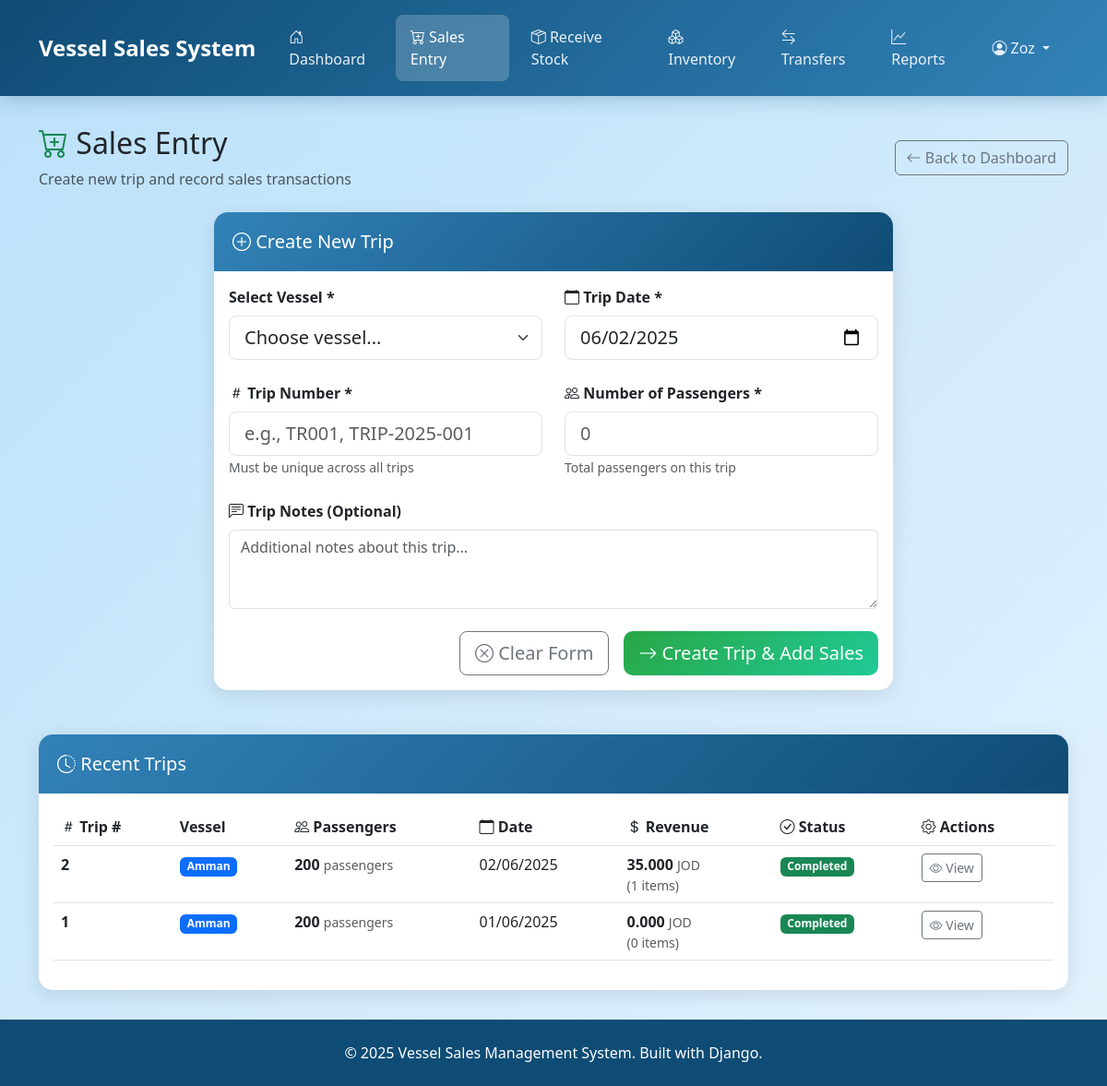
The app's page /sales/ (signed in) with its own data.
### transactions/models.py (models this page shows, shortened)
class Trip(models.Model):
    trip_number = models.CharField(
        max_length=50,
        unique=True,
        help_text="Unique trip identifier (e.g., TR001, TRIP-2025-001)"
    )
    vessel = models.ForeignKey(
        Vessel,
        on_delete=models.PROTECT,
        related_name='trips'
    )
    passenger_count = models.IntegerField(
        validators=[MinValueValidator(1)],
        help_text="Number of passengers on this trip"
    )
    trip_date = models.DateField(
        help_text="Date of the trip"
    )
    notes = models.TextField(
        blank=True,
        help_text="Additional notes about this trip"
    )
    is_completed = models.BooleanField(
        default=False,
        help_text="Whether all sales for this trip have been recorded"
    )
    created_at = models.DateTimeField(auto_now_add=True)
    updated_at = models.DateTimeField(auto_now=True)
    created_by = models.ForeignKey(User, on_delete=models.SET_NULL, null=True, blank=True)
    class Meta:
        ordering = ['-trip_date', '-created_at']
        verbose_name = 'Trip'
        verbose_name_plural = 'Trips'
    @property
    def total_revenue(self):
        return self.sales_transactions.aggregate(
            total=Sum(F('unit_price') * F('quantity'))
        )['total'] or 0
    @property
    def transaction_count(self):
        return self.sales_transactions.count()

### vessels/models.py (models this page shows, shortened)
class Vessel(models.Model):
    name = models.CharField(max_length=50, unique=True)
    has_duty_free = models.BooleanField(default=False)
    active = models.BooleanField(default=True)
    created_at = models.DateTimeField(auto_now_add=True)
    updated_at = models.DateTimeField(auto_now=True)
    created_by = models.ForeignKey(User, on_delete=models.SET_NULL, null=True, blank=True)
    class Meta:
        ordering = ['name']
        verbose_name = 'Vessel'
        verbose_name_plural = 'Vessels'

### frontend/views.py (the view, shortened to what this page needs)
# urls.py: path('sales/', views.sales_entry, name='sales_entry'),  # Step 1: Create trip
@login_required
def sales_entry(request):
    if request.method == 'GET':
        vessels = Vessel.objects.filter(active=True).order_by('name')
        recent_trips = Trip.objects.select_related('vessel', 'created_by').order_by('-created_at')[:10]
        context = {
            'vessels': vessels,
            'recent_trips': recent_trips,
            'today': date.today(),
        }
        return render(request, 'frontend/sales_entry.html', context)

### templates/frontend/sales_entry.html (shortened to what this page needs)
{% extends 'frontend/base.html' %}
{% load i18n %}
{% block content %}
<div class="row mb-4">
    <div class="col-12">
        <div class="d-flex justify-content-between align-items-center">
            <div>
                <h2>
                    <i class="bi bi-cart-plus text-success"></i>
                    {% trans "Sales Entry" %}
                </h2>
                <p class="text-muted mb-0">{% trans "Create new trip and record sales transactions" %}</p>
            </div>
            <a href="{% url 'frontend:dashboard' %}" class="btn btn-outline-secondary">
                <i class="bi bi-arrow-left"></i> {% trans "Back to Dashboard" %}
            </a>
        </div>
    </div>
</div>
<div class="row">
    <div class="col-lg-8 mx-auto">
        <div class="card">
            <div class="card-header">
                <h5 class="mb-0">
                    <i class="bi bi-plus-circle"></i> {% trans "Create New Trip" %}
                </h5>
            </div>
            <div class="card-body">
                <form method="POST" id="tripForm">
                    <div class="row mb-4">
                        <div class="col-md-6">
                            <label class="form-label fw-bold">
                                 {% trans "Select Vessel" %} *
                            </label>
                            <select class="form-select form-select-lg" name="vessel" required>
                                <option value="">{% trans "Choose vessel..." %}</option>
                            </select>
                        </div>
                        <div class="col-md-6">
                            <label class="form-label fw-bold">
                                <i class="bi bi-calendar"></i> {% trans "Trip Date" %} *
                            </label>
                            <input type="date" class="form-control form-control-lg" name="trip_date" value="{{ today|date:'Y-m-d' }}" required>
                        </div>
                    </div>
                    <div class="row mb-4">
                        <div class="col-md-6">
                            <label class="form-label fw-bold">
                                <i class="bi bi-hash"></i> {% trans "Trip Number" %} *
                            </label>
                            <input type="text" class="form-control form-control-lg" name="trip_number"
                                   placeholder="{% trans 'e.g., TR001, TRIP-2025-001' %}" required>
                            <small class="text-muted">{% trans "Must be unique across all trips" %}</small>
                        </div>
                        <div class="col-md-6">
                            <label class="form-label fw-bold">
                                <i class="bi bi-people"></i> {% trans "Number of Passengers" %} *
                            </label>
                            <input type="number" class="form-control form-control-lg" name="passenger_count"
                                   placeholder="0" min="1" step="1" required>
                            <small class="text-muted">{% trans "Total passengers on this trip" %}</small>
                        </div>
                    </div>
                    <div class="mb-4">
                        <label class="form-label fw-bold">
                            <i class="bi bi-chat-left-text"></i> {% trans "Trip Notes (Optional)" %}
                        </label>
                        <textarea class="form-control" name="notes" rows="3"
                                  placeholder="{% trans 'Additional notes about this trip...' %}"></textarea>
                    </div>
                    <div class="d-grid gap-2 d-md-flex justify-content-md-end">
                        <button type="button" class="btn btn-outline-secondary btn-lg me-md-2" onclick="clearForm()">
                            <i class="bi bi-x-circle"></i> {% trans "Clear Form" %}
                        </button>
                        <button type="submit" class="btn btn-success btn-lg">
                            <i class="bi bi-arrow-right"></i> {% trans "Create Trip & Add Sales" %}
                        </button>
                    </div>
                </form>
            </div>
        </div>
    </div>
</div>
<div class="row mt-5">
    <div class="col-12">
        <div class="card">
            <div class="card-header">
                <h5 class="mb-0">
                    <i class="bi bi-clock-history"></i> {% trans "Recent Trips" %}
                </h5>
            </div>
            <div class="card-body">
                <div class="table-responsive">
                    <table class="table table-hover">
                        <thead>
                            <tr>
                                <th><i class="bi bi-hash"></i> {% trans "Trip #" %}</th>
                                <th> {% trans "Vessel" %}</th>
                                <th><i class="bi bi-people"></i> {% trans "Passengers" %}</th>
                                <th><i class="bi bi-calendar"></i> {% trans "Date" %}</th>
                                <th><i class="bi bi-currency-dollar"></i> {% trans "Revenue" %}</th>
                                <th><i class="bi bi-check-circle"></i> {% trans "Status" %}</th>
                                <th><i class="bi bi-gear"></i> {% trans "Actions" %}</th>
                            </tr>
                        </thead>
                        <tbody>
                            {% for trip in recent_trips %}
                            <tr>
                                <td>
                                    <strong>{{ trip.trip_number }}</strong>
                                </td>
                                <td>
                                    <span class="badge {% if trip.vessel.name|lower == 'amman' %}bg-primary{% elif trip.vessel.name|lower == 'aylah' %}bg-danger{% elif trip.vessel.name|lower == 'sinaa' %}bg-success{% elif trip.vessel.name|lower == 'nefertiti' %}bg-secondary{% elif trip.vessel.name|lower == 'babel' %}bg-warning{% elif trip.vessel.name|lower == 'dahab' %}bg-info{% else %}bg-primary{% endif %}">{{ trip.vessel.name }}</span>
                                </td>
                                <td>
                                    <span class="fw-bold">{{ trip.passenger_count }}</span>
                                    <small class="text-muted">{% trans "passengers" %}</small>
                                </td>
                                <td>
                                    {{ trip.trip_date|date:"d/m/Y" }}
                                </td>
                                <td>
                                    <span class="fw-bold">{{ trip.total_revenue|floatformat:3 }}</span>
                                    <small class="text-muted">JOD</small>
                                    <small class="text-muted d-block">({{ trip.transaction_count }} {% trans "items" %})</small>
                                </td>
                                <td>
                                    {% if trip.is_completed %}
                                        <span class="badge bg-success">{% trans "Completed" %}</span>
                                    {% else %}
                                        <span class="badge bg-warning">{% trans "In Progress" %}</span>
                                    {% endif %}
                                </td>
                                <td>
                                    {% if not trip.is_completed %}
                                        <a href="{% url 'frontend:trip_sales' trip.id %}" class="btn btn-primary btn-sm">
                                            <i class="bi bi-plus"></i> {% trans "Add Sales" %}
                                        </a>
                                    {% else %}
                                        <button class="btn btn-outline-secondary btn-sm" onclick="viewTripDetails({{ trip.id }})">
                                            <i class="bi bi-eye"></i> {% trans "View" %}
                                        </button>
                                    {% endif %}
                                </td>
                            </tr>
                            {% endfor %}
                        </tbody>
                    </table>
                </div>
            </div>
        </div>
    </div>
</div>
{% endblock %}

### templates/frontend/base.html (shortened to what this page needs)
<!DOCTYPE html>
<html lang="en">
<head>
    <link href="https://cdn.jsdelivr.net/npm/bootstrap@5.3.0/dist/css/bootstrap.min.css" rel="stylesheet">
    <link href="https://cdn.jsdelivr.net/npm/bootstrap-icons@1.10.0/font/bootstrap-icons.css" rel="stylesheet">
</head>
<body>
    <nav class="navbar navbar-expand-lg">
        <div class="container">
            <a class="navbar-brand" href="{% url 'frontend:dashboard' %}">
                 Vessel Sales System
            </a>
            <div class="collapse navbar-collapse" id="navbarNav">
                <ul class="navbar-nav me-auto">
                    <li class="nav-item">
                        <a class="nav-link {% if request.resolver_match.url_name == 'dashboard' %}active{% endif %}"
                           href="{% url 'frontend:dashboard' %}">
                            <i class="bi bi-house-door"></i> Dashboard
                        </a>
                    </li>
                    <li class="nav-item">
                        <a class="nav-link {% if request.resolver_match.url_name == 'sales_entry' %}active{% endif %}"
                           href="{% url 'frontend:sales_entry' %}">
                            <i class="bi bi-cart-plus"></i> Sales Entry
                        </a>
                    </li>
                    <li class="nav-item">
                        <a class="nav-link {% if request.resolver_match.url_name == 'supply_entry' %}active{% endif %}"
                        href="{% url 'frontend:supply_entry' %}">
                            <i class="bi bi-box-seam"></i> Receive Stock
                        </a>
                    </li>
                    <li class="nav-item">
                        <a class="nav-link {% if request.resolver_match.url_name == 'inventory_check' %}active{% endif %}"
                           href="{% url 'frontend:inventory_check' %}">
                            <i class="bi bi-boxes"></i> Inventory
                        </a>
                    </li>
                    <li class="nav-item">
                        <a class="nav-link {% if request.resolver_match.url_name == 'transfer_center' %}active{% endif %}"
                           href="{% url 'frontend:transfer_center' %}">
                            <i class="bi bi-arrow-left-right"></i> Transfers
                        </a>
                    </li>
                    <li class="nav-item">
                        <a class="nav-link {% if 'reports' in request.resolver_match.url_name %}active{% endif %}"
                           href="{% url 'frontend:reports_dashboard' %}">
                            <i class="bi bi-graph-up"></i> Reports
                        </a>
                    </li>
                </ul>
                <ul class="navbar-nav">
                    <li class="nav-item dropdown">
                        <a class="nav-link dropdown-toggle" href="#" id="navbarDropdown" role="button" data-bs-toggle="dropdown">
                            <i class="bi bi-person-circle"></i> {{ user.username }}
                        </a>
                    </li>
                </ul>
            </div>
        </div>
    </nav>
    <div class="main-content">
        <div class="container">
            {% block content %}{% endblock %}
        </div>
    </div>
    <footer class="footer">
        <div class="container">
            <p class="mb-0">&copy; 2025 Vessel Sales Management System. Built with Django.</p>
        </div>
    </footer>
</body>
</html>

### templates/frontend/base.html (style rules this page uses)
:root { --primary-blue: #0f4c75; --secondary-blue: #3282b8; --accent-blue: #bbe1fa; --success-green: #28a745; --warning-orange: #fd7e14; --danger-red: #dc3545; --light-gray: #f8f9fa; --dark-gray: #6c757d; }
body { font-family: 'Segoe UI', Tahoma, Geneva, Verdana, sans-serif; background: linear-gradient(135deg, var(--accent-blue) 0%, #e3f2fd 100%); min-height: 100vh; }
.navbar { background: linear-gradient(135deg, var(--primary-blue) 0%, var(--secondary-blue) 100%); box-shadow: 0 2px 20px rgba(15, 76, 117, 0.3); padding: 1rem 0; }
.navbar-brand { font-weight: bold; font-size: 1.5rem; color: white !important; }
.nav-link { color: rgba(255, 255, 255, 0.9) !important; font-weight: 500; padding: 0.75rem 1rem !important; border-radius: 8px; margin: 0 0.25rem; transition: all 0.3s ease; }
.nav-link.active { background: rgba(255, 255, 255, 0.2); color: white !important; }
.main-content { padding: 2rem 0; min-height: calc(100vh - 200px); }
.card { border: none; border-radius: 15px; box-shadow: 0 5px 20px rgba(0, 0, 0, 0.1); transition: all 0.3s ease; background: white; }
.card-header { border-radius: 15px 15px 0 0 !important; background: linear-gradient(135deg, var(--secondary-blue) 0%, var(--primary-blue) 100%); color: white; border: none; padding: 1.25rem; }
.btn-success { background: linear-gradient(135deg, var(--success-green) 0%, #20c997 100%); border: none; border-radius: 10px; transition: all 0.3s ease; }
.footer { background: var(--primary-blue); color: white; text-align: center; padding: 1.5rem 0; margin-top: auto; }

### records on screen
Trip: trip_number "2", vessel.name "Amman", passenger_count "200", trip_date "02/06/2025", total_revenue "35.000", transaction_count "1"
Trip: trip_number "1", vessel.name "Amman", passenger_count "200", trip_date "01/06/2025", total_revenue "0.000", transaction_count "0"

### other values on screen
{{ user.username }} "Zoz"
